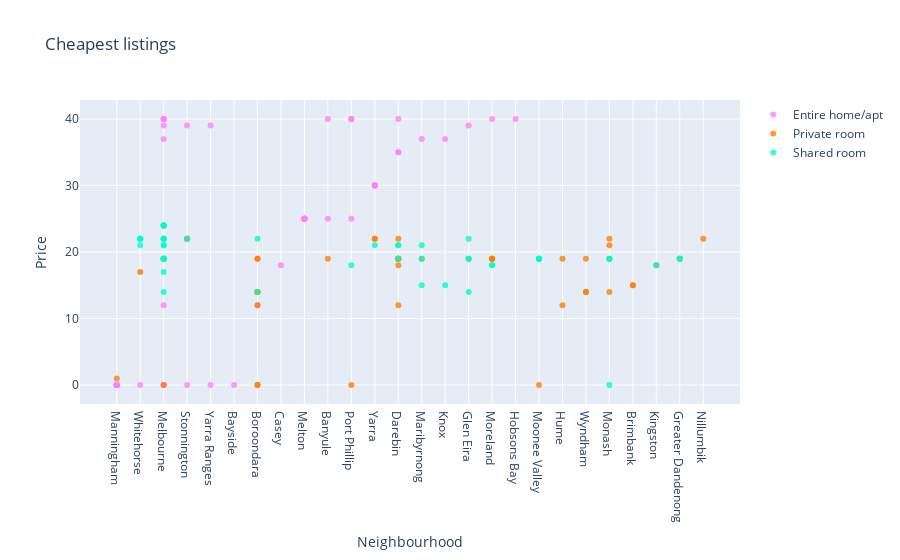

Notebook source saved alongside this figure:
### Markdown cell above
最便宜列表

### Code cell
# creating trace1
trace1 =go.Scatter(
                    x = listings[listings['room_type']=='Entire home/apt'].sort_values('price').head(50)['neighbourhood'],
                    y = listings[listings['room_type']=='Entire home/apt'].sort_values('price').head(50)['price'],
                    mode = "markers",
                    name = "Entire home/apt",
                    marker = dict(color = 'rgba(255, 128, 255, 0.8)'))

# creating trace2
trace2 =go.Scatter(
                    x = listings[listings['room_type']=='Private room'].sort_values('price').head(50)['neighbourhood'],
                    y = listings[listings['room_type']=='Private room'].sort_values('price').head(50)['price'],
                    mode = "markers",
                    name = "Private room",
                    marker = dict(color = 'rgba(255, 128, 2, 0.8)'))


# creating trace3
trace3 =go.Scatter(
                    x = listings[listings['room_type']=='Shared room'].sort_values('price').head(50)['neighbourhood'],
                    y = listings[listings['room_type']=='Shared room'].sort_values('price').head(50)['price'],
                    mode = "markers",
                    name = "Shared room",
                    marker = dict(color = 'rgba(0, 255, 200, 0.8)'))


data = [trace1, trace2, trace3]
layout = dict(title = 'Cheapest listings',
              xaxis= dict(title= 'Neighbourhood',ticklen= 5,zeroline= False),
              yaxis= dict(title= 'Price',ticklen= 5,zeroline= False)
             )
fig = dict(data = data, layout = layout)
iplot(fig)

### Figure 1 — Plotly figure (JSON) as saved in the notebook; plotly's stock layout.template omitted (floating-point values rounded to 4 significant figures)
{"data": [{"marker": {"color": "rgba(255, 128, 255, 0.8)"}, "mode": "markers", "name": "Entire home/apt", "type": "scatter", "x": ["Manningham", "Whitehorse", "Manningham", "Melbourne", "Manningham", "Stonnington", "Yarra Ranges", "Manningham", "Manningham", "Manningham", "Bayside", "Manningham", "Melbourne", "Manningham", "Manningham", "Boroondara", "Melbourne", "Casey", "Melton", "Banyule", "Melton", "Melton", "Melton", "Melton", "Melton", "Port Phillip", "Melton", "Melton", "Yarra", "Yarra", "Yarra", "Yarra", "Darebin", "Darebin", "Maribyrnong", "Knox", "Melbourne", "Melbourne", "Glen Eira", "Stonnington", "Yarra Ranges", "Melbourne", "Melbourne", "Banyule", "Moreland", "Melbourne", "Darebin", "Port Phillip", "Port Phillip", "Hobsons Bay"], "y": [0, 0, 0, 0, 0, 0, 0, 0, 0, 0, 0, 0, 0, 0, 0, 12, 12, 18, 25, 25, 25, 25, 25, 25, 25, 25, 25, 25, 30, 30, 30, 30, 35, 35, 37, 37, 37, 39, 39, 39, 39, 40, 40, 40, 40, 40, 40, 40, 40, 40]}, {"marker": {"color": "rgba(255, 128, 2, 0.8)"}, "mode": "markers", "name": "Private room", "type": "scatter", "x": ["Moonee Valley", "Boroondara", "Port Phillip", "Melbourne", "Boroondara", "Manningham", "Hume", "Boroondara", "Darebin", "Wyndham", "Boroondara", "Boroondara", "Monash", "Wyndham", "Boroondara", "Brimbank", "Brimbank", "Whitehorse", "Kingston", "Darebin", "Boroondara", "Darebin", "Moreland", "Darebin", "Monash", "Maribyrnong", "Moreland", "Boroondara", "Darebin", "Melbourne", "Greater Dandenong", "Glen Eira", "Hume", "Melbourne", "Darebin", "Darebin", "Banyule", "Wyndham", "Moreland", "Greater Dandenong", "Moreland", "Monash", "Stonnington", "Yarra", "Nillumbik", "Melbourne", "Monash", "Yarra", "Stonnington", "Darebin"], "y": [0, 0, 0, 0, 0, 1, 12, 12, 12, 14, 14, 14, 14, 14, 14, 15, 15, 17, 18, 18, 19, 19, 19, 19, 19, 19, 19, 19, 19, 19, 19, 19, 19, 19, 19, 19, 19, 19, 19, 19, 19, 21, 22, 22, 22, 22, 22, 22, 22, 22]}, {"marker": {"color": "rgba(0, 255, 200, 0.8)"}, "mode": "markers", "name": "Shared room", "type": "scatter", "x": ["Monash", "Melbourne", "Boroondara", "Glen Eira", "Maribyrnong", "Knox", "Melbourne", "Port Phillip", "Moreland", "Moreland", "Kingston", "Maribyrnong", "Melbourne", "Monash", "Moonee Valley", "Greater Dandenong", "Melbourne", "Glen Eira", "Glen Eira", "Melbourne", "Melbourne", "Moonee Valley", "Moonee Valley", "Melbourne", "Moonee Valley", "Moonee Valley", "Greater Dandenong", "Monash", "Darebin", "Melbourne", "Yarra", "Darebin", "Melbourne", "Darebin", "Whitehorse", "Maribyrnong", "Melbourne", "Stonnington", "Melbourne", "Whitehorse", "Whitehorse", "Glen Eira", "Whitehorse", "Boroondara", "Melbourne", "Melbourne", "Melbourne", "Melbourne", "Melbourne", "Melbourne"], "y": [0, 14, 14, 14, 15, 15, 17, 18, 18, 18, 18, 19, 19, 19, 19, 19, 19, 19, 19, 19, 19, 19, 19, 19, 19, 19, 19, 19, 19, 21, 21, 21, 21, 21, 21, 21, 22, 22, 22, 22, 22, 22, 22, 22, 22, 24, 24, 24, 24, 24]}], "layout": {"title": {"text": "Cheapest listings"}, "xaxis": {"ticklen": 5, "title": {"text": "Neighbourhood"}, "zeroline": false}, "yaxis": {"ticklen": 5, "title": {"text": "Price"}, "zeroline": false}}}
